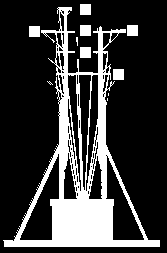
#> input picture Sem7/IVP/Code/4/semafor.bmp, 167 x 253 px
$ python 2.py
#> lines starting #> are read from the running program, lines starting #| are printed output that depends on the picture; after the words box and inside, x2 and y2 are one past the last pixel; in counts of white or black regions, pixels touching at a corner belong together
import cv2
import numpy as np
def Erode(img, k1, k2):
    h, w = img.shape[:2]
    img2 = np.zeros((h, w, 1), np.uint8)
    k3 = k1 - k2
    p = k1 // 2
    q = k2 // 2
    if q == 0:
        q = -1
    for i in range(p, h - p):
        for j in range(p, w - p):
            c = 0
            for x in range(i - p, i + p + 1):
                for y in range(j - p, j + p + 1):
                    if (abs(x - i) <= q and abs(y - j) <= q):
                        if (img[x][y] == 0):
                            c += 1
                    else:
                        if (img[x][y] == 255):
                            c += 1

            if (c == k1 * k1):
                img2[i][j] = 255
                if (i < 150):
                    print(i, j)
            else:
                img2[i][j] = 0
    return img2


def Intersection(img1, img2):
    h, w = img1.shape[:2]
    new = np.zeros((h, w, 1), np.uint8)
    for i in range(h):
        for j in range(w):
            if (img1[i][j] == 255 and img2[i][j] == 255):
                new[i][j] = 255
    return new


def HitorMiss(img):
    h, w = img.shape[:2]
    print("Eroding B1.......")
    B1 = Erode(img, 11, 0)
    cv2.imshow('B1', B1)
    print("Eroding B2.......")
    B2 = Erode(255 - img, 13, 11)
    cv2.imshow('B2', B2)
    B3 = Intersection(B1, B2)
    return B3


img = cv2.imread("semafor.bmp", 0)
#> img: shape (253, 167); 22.4% white; 11 white regions (4 under 20 px), largest, box (x1, y1, x2, y2) and area: (3, 7, 160, 247) 8710, (80, 4, 91, 15) 121, (80, 25, 91, 36) 121
cv2.imshow('Image', img)
cv2.imshow('Image2', 255 - img)
res = HitorMiss(img)
#> after the loop in Erode, `for i in range(p, h - p):`:
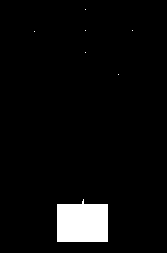
#> img2: shape (253, 167, 1); 4.6% white; 7 white regions (6 under 20 px), largest, box (x1, y1, x2, y2) and area: (57, 199, 108, 242) 1946
#> call 2 of Erode, with k1 = 13, k2 = 11
#> after the loop in Erode (call 2), `for i in range(p, h - p):`:
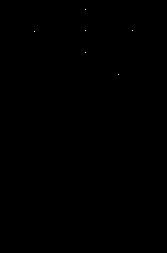
#> img2: shape (253, 167, 1); 0.01% white in thin lines or dots, all inside (x1, y1, x2, y2) = (34, 9, 133, 75)
cv2.imshow('HitMiss', res)
cv2.waitKey(0)
cv2.destroyAllWindows()
